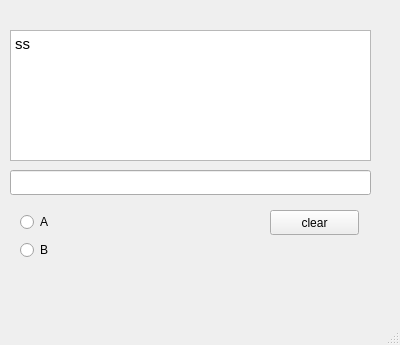
<?xml version="1.0" encoding="UTF-8"?>
<ui version="4.0">
 <class>MainWindow</class>
 <widget class="QMainWindow" name="MainWindow">
  <property name="geometry">
   <rect>
    <x>0</x>
    <y>0</y>
    <width>400</width>
    <height>345</height>
   </rect>
  </property>
  <property name="windowTitle">
   <string>MainWindow</string>
  </property>
  <widget class="QWidget" name="centralwidget">
   <widget class="QPushButton" name="pushButton">
    <property name="geometry">
     <rect>
      <x>270</x>
      <y>210</y>
      <width>89</width>
      <height>25</height>
     </rect>
    </property>
    <property name="text">
     <string>clear</string>
    </property>
   </widget>
   <widget class="QTextEdit" name="textEdit">
    <property name="geometry">
     <rect>
      <x>10</x>
      <y>30</y>
      <width>361</width>
      <height>131</height>
     </rect>
    </property>
    <property name="html">
     <string>&lt;!DOCTYPE HTML PUBLIC &quot;-//W3C//DTD HTML 4.0//EN&quot; &quot;http://www.w3.org/TR/REC-html40/strict.dtd&quot;&gt;
&lt;html&gt;&lt;head&gt;&lt;meta name=&quot;qrichtext&quot; content=&quot;1&quot; /&gt;&lt;style type=&quot;text/css&quot;&gt;
p, li { white-space: pre-wrap; }
&lt;/style&gt;&lt;/head&gt;&lt;body style=&quot; font-family:'Ubuntu'; font-size:11pt; font-weight:400; font-style:normal;&quot;&gt;
&lt;p style=&quot; margin-top:0px; margin-bottom:0px; margin-left:0px; margin-right:0px; -qt-block-indent:0; text-indent:0px;&quot;&gt;&lt;span style=&quot; font-family:'Ubuntu';&quot;&gt;ss&lt;/span&gt;&lt;/p&gt;&lt;/body&gt;&lt;/html&gt;</string>
    </property>
   </widget>
   <widget class="QLineEdit" name="lineEdit">
    <property name="geometry">
     <rect>
      <x>10</x>
      <y>170</y>
      <width>361</width>
      <height>25</height>
     </rect>
    </property>
   </widget>
   <widget class="QWidget" name="">
    <property name="geometry">
     <rect>
      <x>20</x>
      <y>210</y>
      <width>114</width>
      <height>54</height>
     </rect>
    </property>
    <layout class="QVBoxLayout" name="verticalLayout">
     <item>
      <widget class="QRadioButton" name="radioButton">
       <property name="text">
        <string>A</string>
       </property>
      </widget>
     </item>
     <item>
      <widget class="QRadioButton" name="radioButton_2">
       <property name="text">
        <string>B</string>
       </property>
      </widget>
     </item>
    </layout>
   </widget>
  </widget>
  <widget class="QMenuBar" name="menubar">
   <property name="geometry">
    <rect>
     <x>0</x>
     <y>0</y>
     <width>400</width>
     <height>28</height>
    </rect>
   </property>
  </widget>
  <widget class="QStatusBar" name="statusbar"/>
 </widget>
 <resources/>
 <connections/>
</ui>
